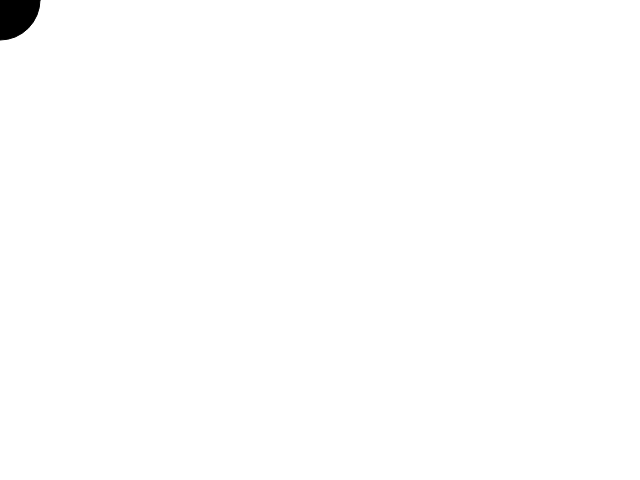
Frame 1 (no input)
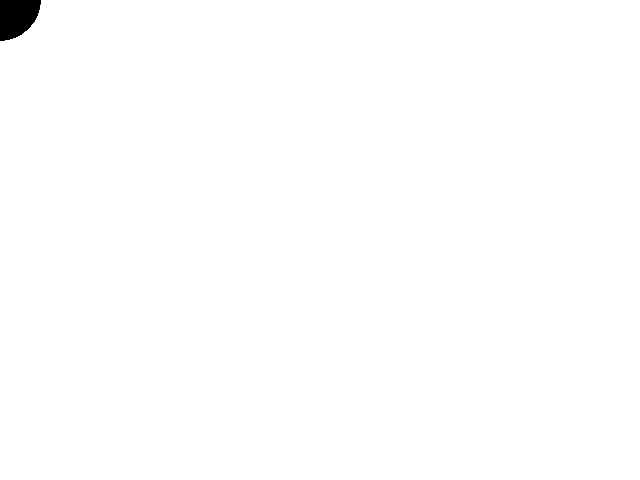
Frame 60 (no input)
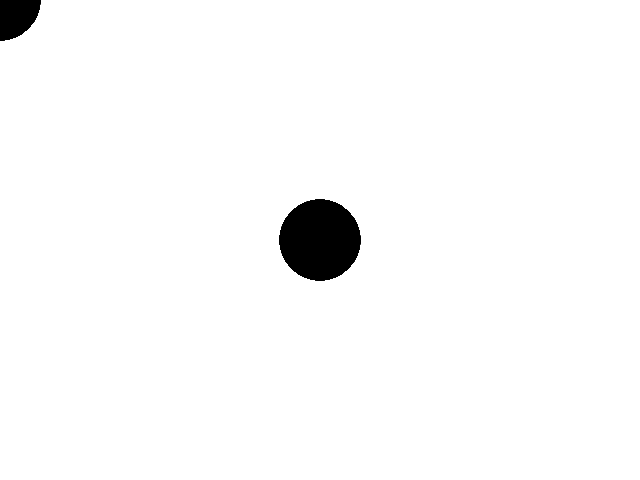
Frame 120 (the mouse pressed at the canvas centre since frame 60)

The p5.js sketch that drew these frames (run headless with seeded random() and noise() and a simulated clock; from frame 60 on, the mouse is pressed at the canvas centre):

// p5.js sketch
// ── sketch.js
function setup() {
  createCanvas(640, 480);
  fill(0);
}

function draw() {

  ellipse(mouseX, mouseY, 80, 80);

}

//sdf
function createCircle(){

}
